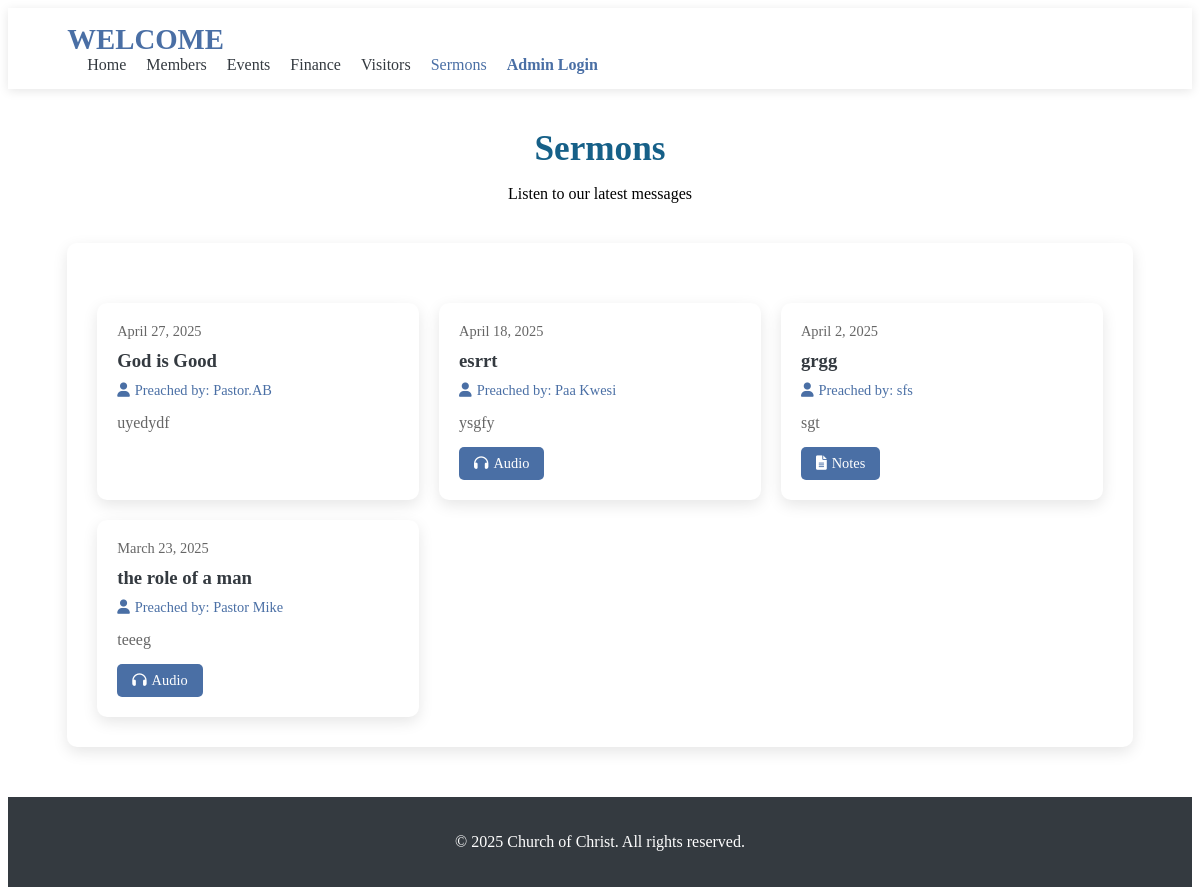
The app's page /usermons.php with its own data.
### tables this page shows
CREATE TABLE `sermons` (
  `id` int(11) NOT NULL,
  `title` varchar(100) NOT NULL,
  `preacher` varchar(100) NOT NULL,
  `sermon_date` date NOT NULL,
  `description` text NOT NULL,
  `audio_file` varchar(255) NOT NULL,
  `video_file` int(11) NOT NULL,
  `document_file` varchar(255) NOT NULL,
  `created_at` timestamp NOT NULL DEFAULT current_timestamp()
);

### usermons.php (the view, shortened to what this page needs)
<?php
require_once 'config.php';
?>
<!DOCTYPE html>
<html lang="en">
<head>
    <link rel="stylesheet" href="https://cdnjs.cloudflare.com/ajax/libs/font-awesome/6.0.0-beta3/css/all.min.css">
</head>
<body>
    <header>
        <div class="container">
            <div class="logo">
                <h1>WELCOME</h1>
            </div>
            <nav>
                <ul>
                    <li><a href="index.php">Home</a></li>
                    <li><a href="umembers.php">Members</a></li>
                    <li><a href="uevents.php">Events</a></li>
                    <li><a href="ufinance.php">Finance</a></li>
                    <li><a href="uvisitors.php">Visitors</a></li>
                    <li class="active"><a href="usermons.php">Sermons</a></li>
                    <li><a href="adlogin.php" class="admin-login">Admin Login</a></li>
                </ul>
            </nav>
        </div>
    </header>
    <main class="container">
        <section class="page-header">
            <h1>Sermons</h1>
            <p>Listen to our latest messages</p>
        </section>
        <section class="content-section">
            <div class="sermons-grid">
                <?php
                $sql = "SELECT * FROM sermons ORDER BY sermon_date DESC";
                $result = $conn->query($sql);
                if ($result->num_rows > 0) {
                    while ($row = $result->fetch_assoc()) {
                        echo '<div class="sermon-card">';
                        echo '<div class="sermon-date">' . date('F j, Y', strtotime($row['sermon_date'])) . '</div>';
                        echo '<h3>' . htmlspecialchars($row['title']) . '</h3>';
                        echo '<div class="sermon-preacher"><i class="fas fa-user"></i> Preached by: ' . htmlspecialchars($row['preacher']) . '</div>';
                        echo '<p>' . htmlspecialchars($row['description']) . '</p>';
                        echo '<div class="sermon-media">';
                        if (!empty($row['audio_file'])) {
                            echo '<a href="uploads/' . $row['audio_file'] . '" class="media-btn" target="_blank"><i class="fas fa-headphones"></i> Audio</a>';
                        }
                        if (!empty($row['document_file'])) {
                            echo '<a href="uploads/' . $row['document_file'] . '" class="media-btn" target="_blank"><i class="fas fa-file-alt"></i> Notes</a>';
                        }
                        echo '</div>';
                        echo '</div>';
                    }
                } else {
                    echo '<p>No sermons available.</p>';
                }
                ?>
            </div>
        </section>
    </main>
    <footer>
        <div class="container">
            <p>&copy; <?php echo date('Y'); ?> Church of Christ. All rights reserved.</p>
        </div>
    </footer>
</body>
</html>

### usermons.php (style rules this page uses)
body { background-image: url('https://images.pexels.com/photos/2294873/pexels-photo-2294873.jpeg?auto=compress&cs=tinysrgb&w=600'); background-size: cover; background-position: center; background-attachment: fixed; background-repeat: no-repeat; position: relative; }
.container { width: 90%; max-width: 1200px; margin: 0 auto; padding: 0 15px; }
header { background-color: white; box-shadow: 0 2px 10px rgba(0, 0, 0, 0.1); position: sticky; top: 0; z-index: 100; padding: 15px 0; }
.logo h1 { color: #4a6fa5; font-size: 1.8rem; font-weight: 700; margin: 0; }
nav ul { display: flex; list-style: none; margin: 0; padding: 0; }
nav ul li { margin-left: 20px; }
nav ul li a { color: #343a40; font-weight: 500; padding: 10px 0; position: relative; text-decoration: none; }
nav ul li.active a { color: #4a6fa5; }
.admin-login { color: #4a6fa5; font-weight: 600; }
.page-header { text-align: center; margin: 40px 0; }
.page-header h1 { color: #166088; font-size: 2.2rem; margin-bottom: 10px; }
.content-section { background-color: white; border-radius: 10px; padding: 30px; box-shadow: 0 5px 15px rgba(0, 0, 0, 0.1); margin-bottom: 40px; }
.sermons-grid { display: grid; grid-template-columns: repeat(auto-fill, minmax(300px, 1fr)); gap: 20px; margin-top: 30px; }
.sermon-card { background-color: white; border-radius: 10px; padding: 20px; box-shadow: 0 5px 15px rgba(0, 0, 0, 0.1); transition: all 0.3s ease; }
.sermon-date { font-size: 0.9rem; color: #666; margin-bottom: 10px; }
.sermon-card h3 { margin: 0 0 10px 0; color: #343a40; }
.sermon-card p { margin: 0 0 15px 0; color: #666; }
.sermon-preacher { display: flex; align-items: center; color: #4a6fa5; font-size: 0.9rem; margin-bottom: 15px; }
.sermon-preacher i { margin-right: 5px; }
.sermon-media { display: flex; gap: 10px; flex-wrap: wrap; }
.media-btn { display: inline-flex; align-items: center; padding: 8px 15px; background-color: #4a6fa5; color: white; border-radius: 5px; text-decoration: none; font-size: 0.9rem; transition: all 0.3s ease; }
.media-btn i { margin-right: 5px; }
footer { background-color: #343a40; color: white; padding: 20px 0; text-align: center; margin-top: 50px; }

### records on screen
sermons: sermon_date "April 27, 2025", title "God is Good", preacher "Pastor.AB", description "uyedydf"
sermons: sermon_date "April 18, 2025", title "esrrt", preacher "Paa Kwesi", description "ysgfy"
sermons: sermon_date "April 2, 2025", title "grgg", preacher "sfs", description "sgt"
sermons: sermon_date "March 23, 2025", title "the role of a man", preacher "Pastor Mike", description "teeeg"
